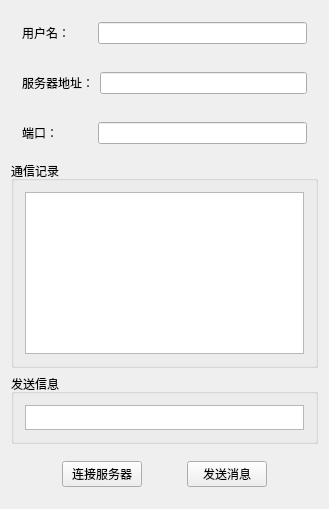
<?xml version="1.0" encoding="UTF-8"?>
<ui version="4.0">
 <class>Client</class>
 <widget class="QWidget" name="Client">
  <property name="geometry">
   <rect>
    <x>0</x>
    <y>0</y>
    <width>329</width>
    <height>509</height>
   </rect>
  </property>
  <property name="windowTitle">
   <string>Client</string>
  </property>
  <layout class="QVBoxLayout" name="verticalLayout">
   <item>
    <widget class="QWidget" name="widget" native="true">
     <layout class="QHBoxLayout" name="horizontalLayout_4">
      <item>
       <widget class="QLabel" name="label">
        <property name="minimumSize">
         <size>
          <width>70</width>
          <height>0</height>
         </size>
        </property>
        <property name="text">
         <string>用户名：</string>
        </property>
       </widget>
      </item>
      <item>
       <widget class="QLineEdit" name="userName"/>
      </item>
     </layout>
    </widget>
   </item>
   <item>
    <widget class="QWidget" name="widget_2" native="true">
     <layout class="QHBoxLayout" name="horizontalLayout_5">
      <item>
       <widget class="QLabel" name="label_2">
        <property name="minimumSize">
         <size>
          <width>0</width>
          <height>0</height>
         </size>
        </property>
        <property name="text">
         <string>服务器地址：</string>
        </property>
       </widget>
      </item>
      <item>
       <widget class="QLineEdit" name="ipAddress"/>
      </item>
     </layout>
    </widget>
   </item>
   <item>
    <widget class="QWidget" name="widget_3" native="true">
     <layout class="QHBoxLayout" name="horizontalLayout_6">
      <item>
       <widget class="QLabel" name="label_3">
        <property name="minimumSize">
         <size>
          <width>70</width>
          <height>0</height>
         </size>
        </property>
        <property name="text">
         <string>端口：</string>
        </property>
       </widget>
      </item>
      <item>
       <widget class="QLineEdit" name="port"/>
      </item>
     </layout>
    </widget>
   </item>
   <item>
    <widget class="QGroupBox" name="groupBox">
     <property name="title">
      <string>通信记录</string>
     </property>
     <layout class="QHBoxLayout" name="horizontalLayout">
      <item>
       <widget class="QTextEdit" name="record"/>
      </item>
     </layout>
    </widget>
   </item>
   <item>
    <widget class="QGroupBox" name="groupBox_2">
     <property name="minimumSize">
      <size>
       <width>0</width>
       <height>50</height>
      </size>
     </property>
     <property name="maximumSize">
      <size>
       <width>16777215</width>
       <height>100</height>
      </size>
     </property>
     <property name="title">
      <string>发送信息</string>
     </property>
     <layout class="QHBoxLayout" name="horizontalLayout_2">
      <item>
       <widget class="QTextEdit" name="msg"/>
      </item>
     </layout>
    </widget>
   </item>
   <item>
    <widget class="QWidget" name="widget_4" native="true">
     <layout class="QHBoxLayout" name="horizontalLayout_3">
      <item>
       <spacer name="horizontalSpacer">
        <property name="orientation">
         <enum>Qt::Horizontal</enum>
        </property>
        <property name="sizeHint" stdset="0">
         <size>
          <width>37</width>
          <height>20</height>
         </size>
        </property>
       </spacer>
      </item>
      <item>
       <widget class="QPushButton" name="connect">
        <property name="text">
         <string>连接服务器</string>
        </property>
       </widget>
      </item>
      <item>
       <spacer name="horizontalSpacer_3">
        <property name="orientation">
         <enum>Qt::Horizontal</enum>
        </property>
        <property name="sizeHint" stdset="0">
         <size>
          <width>36</width>
          <height>20</height>
         </size>
        </property>
       </spacer>
      </item>
      <item>
       <widget class="QPushButton" name="sendMsg">
        <property name="text">
         <string>发送消息</string>
        </property>
       </widget>
      </item>
      <item>
       <spacer name="horizontalSpacer_2">
        <property name="orientation">
         <enum>Qt::Horizontal</enum>
        </property>
        <property name="sizeHint" stdset="0">
         <size>
          <width>37</width>
          <height>20</height>
         </size>
        </property>
       </spacer>
      </item>
     </layout>
    </widget>
   </item>
  </layout>
 </widget>
 <layoutdefault spacing="6" margin="11"/>
 <resources/>
 <connections/>
</ui>
